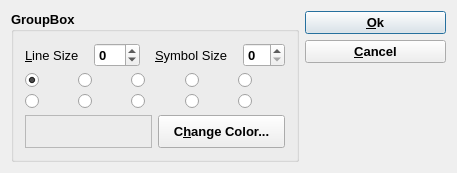
<?xml version="1.0" encoding="UTF-8"?>
<ui version="4.0">
 <class>SymbolDialogData</class>
 <widget class="QDialog" name="SymbolDialogData">
  <property name="geometry">
   <rect>
    <x>0</x>
    <y>0</y>
    <width>457</width>
    <height>173</height>
   </rect>
  </property>
  <property name="font">
   <font>
    <pointsize>10</pointsize>
    <weight>75</weight>
    <bold>true</bold>
   </font>
  </property>
  <property name="windowTitle">
   <string>ColorDialogData</string>
  </property>
  <layout class="QHBoxLayout">
   <item>
    <widget class="QGroupBox" name="groupBox">
     <property name="font">
      <font>
       <pointsize>10</pointsize>
      </font>
     </property>
     <property name="title">
      <string>GroupBox</string>
     </property>
     <layout class="QVBoxLayout">
      <item>
       <layout class="QHBoxLayout" name="layout">
        <property name="spacing">
         <number>15</number>
        </property>
        <property name="margin">
         <number>0</number>
        </property>
        <item>
         <widget class="QLabel" name="TextLabel1">
          <property name="font">
           <font>
            <weight>50</weight>
            <bold>false</bold>
           </font>
          </property>
          <property name="text">
           <string>&amp;Line Size</string>
          </property>
          <property name="wordWrap">
           <bool>false</bool>
          </property>
          <property name="buddy">
           <cstring>pLine</cstring>
          </property>
         </widget>
        </item>
        <item>
         <widget class="QSpinBox" name="pLine">
          <property name="minimum">
           <number>-20</number>
          </property>
          <property name="maximum">
           <number>20</number>
          </property>
         </widget>
        </item>
        <item>
         <widget class="QLabel" name="TextLabel2">
          <property name="font">
           <font>
            <weight>50</weight>
            <bold>false</bold>
           </font>
          </property>
          <property name="text">
           <string>&amp;Symbol Size</string>
          </property>
          <property name="wordWrap">
           <bool>false</bool>
          </property>
          <property name="buddy">
           <cstring>pSize</cstring>
          </property>
         </widget>
        </item>
        <item>
         <widget class="QSpinBox" name="pSize"/>
        </item>
       </layout>
      </item>
      <item>
       <layout class="QGridLayout" name="layuot2">
        <item row="1" column="4">
         <widget class="QRadioButton" name="p9">
          <property name="text">
           <string/>
          </property>
         </widget>
        </item>
        <item row="0" column="0">
         <widget class="QRadioButton" name="p0">
          <property name="text">
           <string/>
          </property>
          <property name="checked">
           <bool>true</bool>
          </property>
         </widget>
        </item>
        <item row="0" column="4">
         <widget class="QRadioButton" name="p3">
          <property name="text">
           <string/>
          </property>
         </widget>
        </item>
        <item row="0" column="2">
         <widget class="QRadioButton" name="p5">
          <property name="text">
           <string/>
          </property>
         </widget>
        </item>
        <item row="1" column="1">
         <widget class="QRadioButton" name="p8">
          <property name="text">
           <string/>
          </property>
         </widget>
        </item>
        <item row="1" column="2">
         <widget class="QRadioButton" name="p6">
          <property name="text">
           <string/>
          </property>
         </widget>
        </item>
        <item row="1" column="0">
         <widget class="QRadioButton" name="p4">
          <property name="text">
           <string/>
          </property>
         </widget>
        </item>
        <item row="0" column="3">
         <widget class="QRadioButton" name="p2">
          <property name="text">
           <string/>
          </property>
         </widget>
        </item>
        <item row="0" column="1">
         <widget class="QRadioButton" name="p1">
          <property name="text">
           <string/>
          </property>
         </widget>
        </item>
        <item row="1" column="3">
         <widget class="QRadioButton" name="p7">
          <property name="text">
           <string/>
          </property>
         </widget>
        </item>
       </layout>
      </item>
      <item>
       <layout class="QHBoxLayout" name="layout3">
        <item>
         <widget class="QFrame" name="pColor">
          <property name="frameShape">
           <enum>QFrame::StyledPanel</enum>
          </property>
          <property name="frameShadow">
           <enum>QFrame::Raised</enum>
          </property>
         </widget>
        </item>
        <item>
         <widget class="QPushButton" name="PushButton12">
          <property name="sizePolicy">
           <sizepolicy hsizetype="Preferred" vsizetype="Preferred">
            <horstretch>0</horstretch>
            <verstretch>0</verstretch>
           </sizepolicy>
          </property>
          <property name="text">
           <string>C&amp;hange Color...</string>
          </property>
         </widget>
        </item>
       </layout>
      </item>
     </layout>
    </widget>
   </item>
   <item>
    <layout class="QVBoxLayout" name="layout4">
     <item>
      <widget class="QPushButton" name="PushButton10">
       <property name="sizePolicy">
        <sizepolicy hsizetype="Preferred" vsizetype="Preferred">
         <horstretch>0</horstretch>
         <verstretch>0</verstretch>
        </sizepolicy>
       </property>
       <property name="minimumSize">
        <size>
         <width>100</width>
         <height>0</height>
        </size>
       </property>
       <property name="font">
        <font>
         <family>Arial</family>
         <weight>75</weight>
         <bold>true</bold>
        </font>
       </property>
       <property name="text">
        <string>&amp;Ok</string>
       </property>
       <property name="shortcut">
        <string>Alt+O</string>
       </property>
       <property name="default">
        <bool>true</bool>
       </property>
      </widget>
     </item>
     <item>
      <widget class="QPushButton" name="PushButton11">
       <property name="sizePolicy">
        <sizepolicy hsizetype="Preferred" vsizetype="Preferred">
         <horstretch>0</horstretch>
         <verstretch>0</verstretch>
        </sizepolicy>
       </property>
       <property name="minimumSize">
        <size>
         <width>100</width>
         <height>0</height>
        </size>
       </property>
       <property name="font">
        <font>
         <family>Arial</family>
         <weight>75</weight>
         <bold>true</bold>
        </font>
       </property>
       <property name="text">
        <string>&amp;Cancel</string>
       </property>
       <property name="shortcut">
        <string>Alt+C</string>
       </property>
      </widget>
     </item>
     <item>
      <spacer>
       <property name="orientation">
        <enum>Qt::Vertical</enum>
       </property>
       <property name="sizeType">
        <enum>QSizePolicy::Expanding</enum>
       </property>
       <property name="sizeHint" stdset="0">
        <size>
         <width>20</width>
         <height>71</height>
        </size>
       </property>
      </spacer>
     </item>
    </layout>
   </item>
  </layout>
 </widget>
 <layoutdefault spacing="6" margin="11"/>
 <tabstops>
  <tabstop>pLine</tabstop>
  <tabstop>pSize</tabstop>
  <tabstop>p0</tabstop>
  <tabstop>p1</tabstop>
  <tabstop>p5</tabstop>
  <tabstop>p2</tabstop>
  <tabstop>p3</tabstop>
  <tabstop>p4</tabstop>
  <tabstop>p8</tabstop>
  <tabstop>p6</tabstop>
  <tabstop>p7</tabstop>
  <tabstop>p9</tabstop>
  <tabstop>PushButton12</tabstop>
  <tabstop>PushButton10</tabstop>
  <tabstop>PushButton11</tabstop>
 </tabstops>
 <resources/>
 <connections>
  <connection>
   <sender>PushButton10</sender>
   <signal>clicked()</signal>
   <receiver>SymbolDialogData</receiver>
   <slot>accept()</slot>
   <hints>
    <hint type="sourcelabel">
     <x>20</x>
     <y>20</y>
    </hint>
    <hint type="destinationlabel">
     <x>20</x>
     <y>20</y>
    </hint>
   </hints>
  </connection>
  <connection>
   <sender>PushButton11</sender>
   <signal>clicked()</signal>
   <receiver>SymbolDialogData</receiver>
   <slot>reject()</slot>
   <hints>
    <hint type="sourcelabel">
     <x>20</x>
     <y>20</y>
    </hint>
    <hint type="destinationlabel">
     <x>20</x>
     <y>20</y>
    </hint>
   </hints>
  </connection>
 </connections>
</ui>
